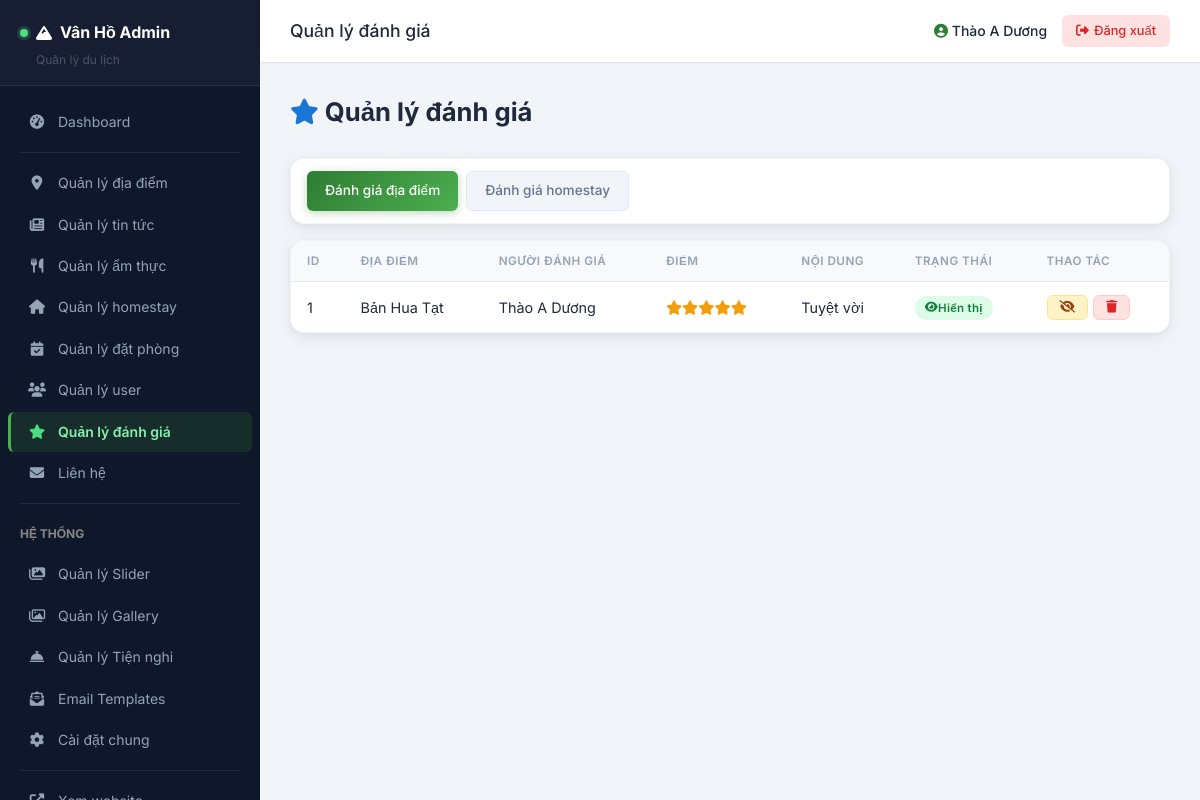
Screenshot of /admin/reviews/index.php (signed in) with the database file from the repository.
### tables this page shows
CREATE TABLE `reviews` (
  `id` int(11) NOT NULL,
  `place_id` int(11) NOT NULL,
  `user_id` int(11) NOT NULL,
  `rating` tinyint(4) NOT NULL,
  `content` text DEFAULT NULL,
  `is_approved` tinyint(1) DEFAULT 1,
  `created_at` timestamp NOT NULL DEFAULT current_timestamp(),
  `updated_at` timestamp NULL DEFAULT NULL ON UPDATE current_timestamp()
);

CREATE TABLE `places` (
  `id` int(11) NOT NULL,
  `name` varchar(200) NOT NULL,
  `slug` varchar(255) DEFAULT NULL,
  `short_description` text DEFAULT NULL,
  `description` longtext DEFAULT NULL,
  `location` varchar(255) DEFAULT NULL,
  `latitude` decimal(10,7) DEFAULT NULL,
  `longitude` decimal(10,7) DEFAULT NULL,
  `map_embed` text DEFAULT NULL,
  `image` varchar(255) DEFAULT NULL,
  `views` int(11) DEFAULT 0,
  `created_at` timestamp NOT NULL DEFAULT current_timestamp(),
  `updated_at` timestamp NULL DEFAULT NULL ON UPDATE current_timestamp()
);

CREATE TABLE `users` (
  `id` int(11) NOT NULL,
  `full_name` varchar(120) NOT NULL,
  `email` varchar(120) NOT NULL,
  `password` varchar(255) NOT NULL,
  `phone` varchar(20) DEFAULT NULL,
  `is_active` tinyint(1) DEFAULT 1,
  `created_at` timestamp NOT NULL DEFAULT current_timestamp(),
  `updated_at` timestamp NULL DEFAULT NULL ON UPDATE current_timestamp(),
  `role` enum('user','admin') DEFAULT 'user'
);

### admin/reviews/index.php (the view, shortened to what this page needs)
<?php
require_once dirname(__DIR__) . '/includes/header.php';
$type = $_GET['type'] ?? 'place';
$currentPageNum = getCurrentPage();
$perPage = 15;
$offset = ($currentPageNum - 1) * $perPage;
$query = $type === 'homestay'
    ? 'SELECT r.*, u.full_name, h.name AS item_name, NULL AS is_approved FROM homestay_reviews r JOIN users u ON u.id = r.user_id JOIN homestays h ON h.id = r.homestay_id ORDER BY r.created_at DESC LIMIT :limit OFFSET :offset'
    : 'SELECT r.*, u.full_name, p.name AS item_name, r.is_approved FROM reviews r JOIN users u ON u.id = r.user_id JOIN places p ON p.id = r.place_id ORDER BY r.created_at DESC LIMIT :limit OFFSET :offset';
$stmt = $pdo->prepare($query);
$stmt->bindValue(':limit', $perPage, PDO::PARAM_INT);
$stmt->bindValue(':offset', $offset, PDO::PARAM_INT);
$stmt->execute();
$reviews = $stmt->fetchAll();
?>
<div class="content-header">
    <h1><i class="fas fa-star" style="color:var(--admin-secondary)"></i> Quản lý đánh giá</h1>
</div>
<div class="table-wrapper" style="margin-bottom:16px;padding:12px 16px;display:flex;gap:8px">
    <a href="<?= ADMIN_URL ?>/reviews/?type=place" class="btn-admin <?= $type === 'place' ? 'btn-add' : 'btn-back' ?>">Đánh giá địa điểm</a>
    <a href="<?= ADMIN_URL ?>/reviews/?type=homestay" class="btn-admin <?= $type === 'homestay' ? 'btn-add' : 'btn-back' ?>">Đánh giá homestay</a>
</div>
<div class="table-wrapper">
    <table class="admin-table">
        <thead>
            <tr>
                <th>ID</th>
                <th><?= $type === 'homestay' ? 'Homestay' : 'Địa điểm' ?></th>
                <th>Người đánh giá</th>
                <th>Điểm</th>
                <th>Nội dung</th>
                <th>Trạng thái</th>
                <th>Thao tác</th>
            </tr>
        </thead>
        <tbody>
            <?php if (count($reviews) > 0): ?>
                <?php foreach ($reviews as $review): ?>
                    <tr>
                        <td><?= $review['id'] ?></td>
                        <td><?= sanitize($review['item_name']) ?></td>
                        <td><?= sanitize($review['full_name']) ?></td>
                        <td><span class="review-stars"><?= renderStars((int)$review['rating']) ?></span></td>
                        <td><?= sanitize(excerpt($review['content'] ?? '', 65)) ?></td>
                        <td>
                            <?php if ($type === 'homestay'): ?>
                                <span class="badge badge-success"><i class="fas fa-comment-dots"></i> Công khai</span>
                            <?php else: ?>
                                <?php if ((int)$review['is_approved'] === 1): ?>
                                    <span class="badge badge-success"><i class="fas fa-eye"></i> Hiển thị</span>
                                <?php else: ?>
                                    <span class="badge badge-warning"><i class="fas fa-eye-slash"></i> Ẩn</span>
                                <?php endif; ?>
                            <?php endif; ?>
                        </td>
                        <td>
                            <div class="action-btns">
                                <?php if ($type === 'place'): ?>
                                    <a href="<?= ADMIN_URL ?>/reviews/?type=place&toggle=<?= $review['id'] ?>" class="btn-admin btn-edit" data-confirm="Đổi trạng thái đánh giá này?" title="Ẩn/Hiện">
                                        <i class="<?= (int)$review['is_approved'] === 1 ? 'fas fa-eye-slash' : 'fas fa-eye' ?>"></i>
                                    </a>
                                <?php endif; ?>
                                <a href="<?= ADMIN_URL ?>/reviews/?type=<?= $type ?>&delete=<?= $review['id'] ?>" class="btn-admin btn-delete" data-confirm="Bạn có chắc muốn xóa đánh giá này?"><i class="fas fa-trash"></i></a>
                            </div>
                        </td>
                    </tr>
                <?php endforeach; ?>
            <?php else: ?>
                <tr>
                    <td colspan="7" style="text-align:center;padding:30px;color:#999">Chưa có đánh giá</td>
                </tr>
            <?php endif; ?>
        </tbody>
    </table>
</div>
<?php require_once dirname(__DIR__) . '/includes/footer.php'; ?>

### functions.php (shortened to what this page needs)
<?php
function sanitize(string $data): string
{
    return htmlspecialchars(trim($data), ENT_QUOTES, 'UTF-8');
}
function excerpt(string $text, int $length = 150): string
{
    $text = strip_tags($text);
    if (mb_strlen($text) <= $length) {
        return $text;
    }
    return mb_substr($text, 0, $length) . '...';
}
function renderStars(int $rating): string
{
    $rating = max(0, min(5, $rating));
    $html = '';
    for ($i = 1; $i <= 5; $i++) {
        $html .= $i <= $rating
            ? '<i class="fas fa-star" style="color:#f59e0b"></i>'
            : '<i class="far fa-star" style="color:#cbd5e1"></i>';
    }
    return $html;
}

### assets/css/admin.css (style rules this page uses)
:root { --admin-primary: #2E7D32; --admin-primary-dark: #1B5E20; --admin-primary-light: #4CAF50; --admin-secondary: #1976D2; --admin-secondary-light: #42A5F5; --admin-sidebar-bg: #0f172a; --admin-sidebar-hover: rgba(255,255,255,0.06); --admin-sidebar-active: rgba(46,125,50,0.22); --admin-text: #1e293b; --admin-text-light: #64748b; --admin-text-muted: #94a3b8; --admin-bg: #f1f5f9; --admin-white: #fff; --admin-border: #e2e8f0; --admin-border-light: #f1f5f9; --admin-shadow-sm: 0 1px 3px rgba(0,0,0,0.06); --admin-shadow: 0 4px 16px rgba(0,0,0,0.08), 0 1px 4px rgba(0,0,0,0.04); --admin-shadow-lg: 0 10px 40px rgba(0,0,0,0.12); --admin-radius: 10px; --admin-radius-sm: 6px; --admin-radius-lg: 14px; --admin-transition: 0.25s cubic-bezier(.4,0,.2,1); }
* { margin: 0; padding: 0; box-sizing: border-box; }
body { font-family: 'Inter', sans-serif; background: var(--admin-bg); color: var(--admin-text); line-height: 1.6; font-size: 14px; }
a { text-decoration: none; color: var(--admin-primary); }
.content-header { display: flex; align-items: center; justify-content: space-between; margin-bottom: 25px; }
.content-header h1 { font-size: 1.6rem; color: var(--admin-text); }
.table-wrapper { background: var(--admin-white); border-radius: var(--admin-radius-lg); box-shadow: var(--admin-shadow); overflow: hidden; border: 1px solid var(--admin-border-light); }
.admin-table { width: 100%; border-collapse: collapse; }
.admin-table th { background: #f8f9fb; padding: 11px 16px; text-align: left; font-weight: 600; font-size: 0.73rem; color: var(--admin-text-muted); text-transform: uppercase; letter-spacing: 0.5px; border-bottom: 1px solid var(--admin-border); white-space: nowrap; }
.admin-table td { padding: 12px 16px; border-bottom: 1px solid var(--admin-border-light); vertical-align: middle; font-size: 0.9rem; }
.admin-table tr:last-child td { border-bottom: none; }
.admin-table tbody tr { transition: background var(--admin-transition); }
.btn-admin { display: inline-flex; align-items: center; gap: 6px; padding: 8px 18px; border-radius: var(--admin-radius-sm); font-size: 0.85rem; font-weight: 500; cursor: pointer; border: none; transition: all var(--admin-transition); font-family: 'Inter', sans-serif; white-space: nowrap; }
.btn-add { background: linear-gradient(135deg, var(--admin-primary), var(--admin-primary-light)); color: #fff; box-shadow: 0 2px 8px rgba(46,125,50,0.3); }
.btn-edit { background: #fef3c7; color: #92400e; padding: 5px 12px; font-size: 0.78rem; border: 1px solid #fde68a; }
.btn-delete { background: #fee2e2; color: #dc2626; padding: 5px 12px; font-size: 0.78rem; border: 1px solid #fecaca; }
.btn-back { background: #f1f5f9; color: var(--admin-text-light); border: 1px solid var(--admin-border); }
.action-btns { display: flex; gap: 5px; }
.badge { display: inline-flex; align-items: center; padding: 3px 10px; border-radius: 99px; font-size: 0.72rem; font-weight: 600; letter-spacing: 0.3px; }
.badge-success { background: #dcfce7; color: #15803d; }

### rows the page displays
reviews: id "1", place.name "Bản Hua Tạt", user.full_name "Thào A Dương", rating 5 (drawn), content "Tuyệt vời", is_approved 1 (drawn)

### other values shown
$adminTitle "Quản lý đánh giá"
$_SESSION['admin_username'] "Thào A Dương"
